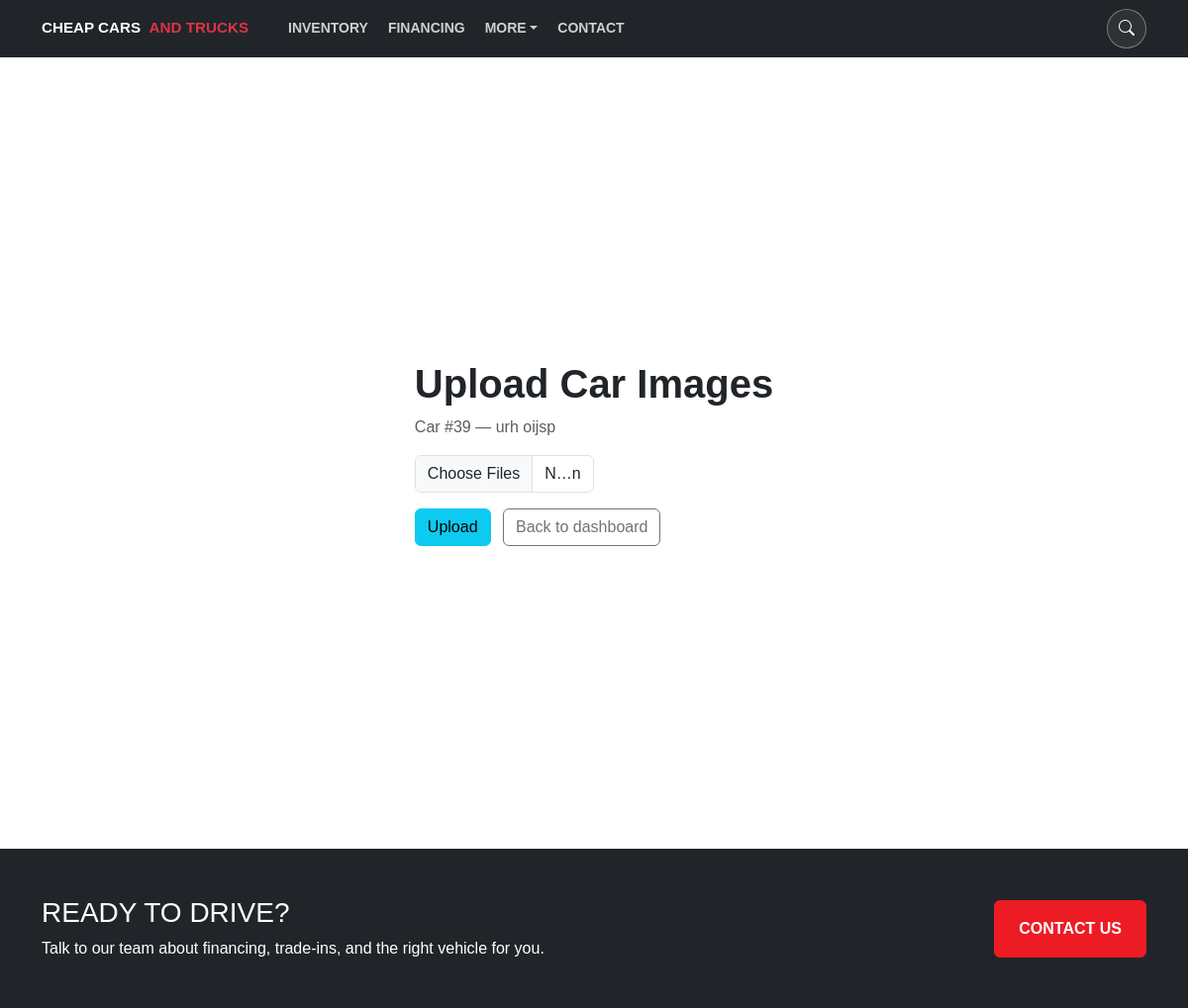
The app's page /upload-car-images/39/ (signed in) with its own data.
### main/models.py (models this page shows, shortened)
class Car(models.Model):
    class ConditionChoices(models.TextChoices):
        USED = "Used", "Used"
        NEW = "New", "New"
    make = models.CharField(max_length=60, blank=True)
    model = models.CharField(max_length=60, blank=True)
    year = models.PositiveIntegerField(null=True, blank=True)
    profile_img = models.ImageField(upload_to="car_pics", null=True, blank=True)
    price = models.DecimalField(max_digits=12, decimal_places=0, null=True, blank=True)
    mileage = models.PositiveIntegerField(null=True, blank=True)
    condition = models.CharField(max_length=5, choices=ConditionChoices, default=ConditionChoices.USED)
    description = models.TextField(blank=True)
    created_at = models.DateTimeField(auto_now_add=True)
    updated_at = models.DateTimeField(auto_now=True)
    down_payment = models.PositiveIntegerField(null=True, blank=True, default=1000)
    financing = models.PositiveIntegerField(null=True, blank=True, default=500)
    vin_number = models.CharField(max_length=100, blank=True)
    class Meta:
        ordering = ["-created_at"]
        indexes = [
            models.Index(fields=["-created_at"], name="car_created_at_idx"),
            models.Index(fields=["make", "model"], name="car_make_model_idx"),
            models.Index(fields=["vin_number"], name="car_vin_number_idx"),
            models.Index(fields=["condition"], name="car_condition_idx"),
        ]

### main/views.py (the view, shortened to what this page needs)
# urls.py: path("upload-car-images/<int:car_id>/", views.upload_car_images_form, name="upload_cars_images"),
@staff_member_required
def upload_car_images_form(request, car_id):
    car = get_object_or_404(Car, pk=car_id)
    return render(request, "main/post-car-images.html", {"car": car})

### main/templates/main/post-car-images.html (shortened to what this page needs)
{% extends 'main/home.html' %}
{% load static %}
{% block body %}
<section class="container min-vh-100 d-flex justify-content-center align-items-center">
    <form method="post" enctype="multipart/form-data">
        <h1 class="text-dark"><strong>Upload Car Images</strong></h1>
        <p class="text-muted">Car #{{ car.id }} — {{ car.make }} {{ car.model }}</p>
        <div class="col-md-6 ">
            <input type="file" name="images" multiple class="form-control" required>
        </div>
        <button type="submit" class="btn btn-info mt-3">Upload</button>
        <a href="{% url 'upload_cars' %}" class="btn btn-outline-secondary mt-3 ms-2">Back to dashboard</a>
    </form>
</section>
{% endblock %}

### main/templates/main/base.html (style rules this page uses)
:root { --brand-red: #ed1c24; --brand-red-dark: #c9151c; --dark-bg: #0d0d0d; --soft-anim: 0.55s ease; }
html { scroll-behavior: smooth; }
body { opacity: 1; animation: pageFadeIn 0.7s ease both; }

### main/templates/main/home.html (style rules this page uses)
body { font-family: Arial, sans-serif; color: #111; background: #fff; }

### records on screen
Car: id "39", make "urh", model "oijsp"
